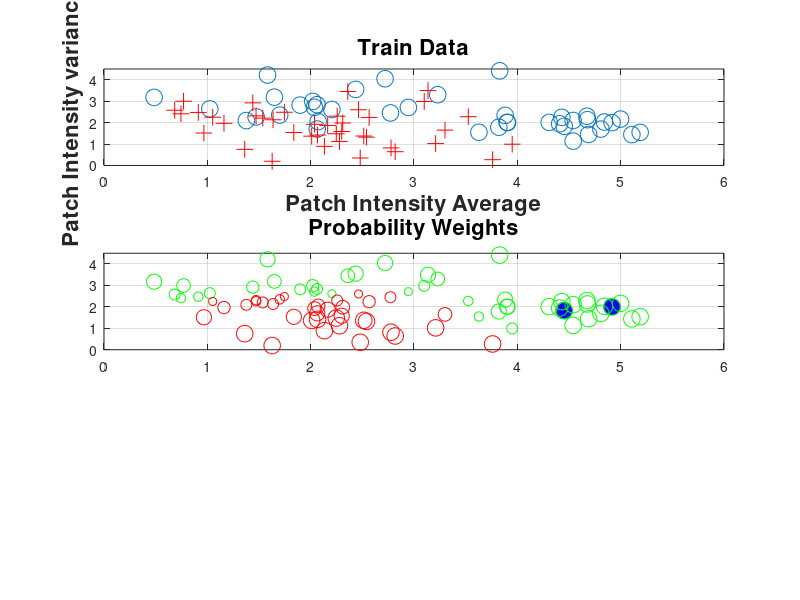

The MATLAB source for this figure: (Note: this script raises an error after producing the figure.)
clear;

%%
%rng('default');

nbTrainSamples = 40;
nbRounds       = 50;

mu1a = [2 3];   Sigma1a = [.7 .2; .2 .5];
mu1b = [4.5 2]; Sigma1b = [.2 0; 0 .2];
r1a  = mvnrnd(mu1a, Sigma1a, nbTrainSamples/2);
r1b  = mvnrnd(mu1b, Sigma1b, nbTrainSamples/2);
r1   = [r1a;r1b];
mu2  = [2 1.5]; Sigma2 = [.6 .1; .1 .7];
r2   = mvnrnd(mu2, Sigma2, nbTrainSamples);

trainData  = [r1;r2];

pP         = 0.5*(mvnpdf(trainData,mu1a,Sigma1a) + mvnpdf(trainData,mu1b,Sigma1b));
pN         = mvnpdf(trainData,mu2,Sigma2);
ProbWeight = pP ./ (pP + pN);

rnP        = randperm(nbTrainSamples);
PIndex     = rnP(1:nbTrainSamples-38);
trainLabel = [zeros(nbTrainSamples,1) ; zeros(nbTrainSamples,1) ];
trainLabel(PIndex) = 1;

% Compute labels if we were to assume Prob value.
Uindex         = find(trainLabel==0);
trainLabel2    = trainLabel;
trainLabel2(Uindex) = 2*(ProbWeight(Uindex) > 0.5)-1; % set labels for U set.

%%

figure(1);
subplot(3,1,1);
plot(r1(:,1),r1(:,2),'o','MarkerSize',12);
hold on;
plot(r2(:,1),r2(:,2),'r+','MarkerSize',12);
axis([0,6,0,4.5]);
xlabel('Patch Intensity Average','FontSize',16,'FontWeight','bold');
ylabel('Patch Intensity variance','FontSize',16,'FontWeight','bold');
title('Train Data','FontSize',16,'FontWeight','bold');
grid on;
hold off;
set(gcf,'color','w');

subplot(3,1,2);
plot(r1(PIndex,1),r1(PIndex,2),'o','MarkerSize',12,'MarkerFaceColor','b');
grid on;
axis([0,6,0,4.5]);
hold on;
for vv=1:nbTrainSamples*2   
    if ProbWeight(vv) >0.5
        plot(trainData(vv,1),trainData(vv,2),'go','MarkerSize',round(12*ProbWeight(vv)));
    else
        plot(trainData(vv,1),trainData(vv,2),'ro','MarkerSize',round(12*(1-ProbWeight(vv))));
    end
end
title('Probability Weights', 'FontSize',16,'FontWeight','bold');
hold off;

%%
[classif,sInfo]= learnPuboost(trainData,trainLabel,ProbWeight,nbRounds);

%%
[classif_Trad,sInfo_Trad]= learnPuboost(trainData,trainLabel2,ProbWeight,nbRounds);

%%

if 1
plotClassifierBoundary(45,60,classif)
end

%%

if 1
nbTestSamples = 500;

figure(3);
mu1 = [2 3]; Sigma1 = [.7 .2; .2 .5];
r1a = mvnrnd(mu1, Sigma1, nbTestSamples/2);
mu1 = [4.5 2]; Sigma1 = [.2 0; 0 .2];
r1b = mvnrnd(mu1, Sigma1, nbTestSamples/2);
r1  = [r1a;r1b];
plot(r1(:,1),r1(:,2),'o','MarkerSize',12);
hold on;
mu2 = [2.5 1.5]; Sigma2 = [.6 .1; .1 .7];
r2 = mvnrnd(mu2, Sigma2, nbTestSamples);
plot(r2(:,1),r2(:,2),'r+','MarkerSize',12);
xlabel('Patch Intensity Average','FontSize',16,'FontWeight','bold');
ylabel('Patch Intensity variance','FontSize',16,'FontWeight','bold');
title('Test Data','FontSize',16,'FontWeight','bold');
grid on;
hold off;

testData  = [r1;r2];
testLabel = [ones(nbTestSamples,1) ; -1*ones(nbTestSamples,1) ];
set(gcf,'color','w');
%export_fig('figs/testData.pdf',gcf);

%%
figure(3);
nbRoundsTest = [nbRounds];
scores1      = zeros(size(testData,1),length(nbRoundsTest));
scores2      = zeros(size(testData,1),length(nbRoundsTest));

for nbR = 1:length(nbRoundsTest)
    
    nbRS = nbRoundsTest(nbR);
    for m=1:nbRS
        scores1(:,nbR)  = scores1(:,nbR) + classif{m}.alpha.*evalWL(classif{m}.wl,testData);
        scores2(:,nbR)  = scores2(:,nbR) + classif{m}.alpha.*evalWL(classif_Trad{m}.wl,testData);
    end
    
    [X1{nbR},Y1{nbR},T1,AUC1{nbR}] = perfcurve(testLabel, scores1(:,nbR),1);
    [X2{nbR},Y2{nbR},T2,AUC2{nbR}] = perfcurve(testLabel, scores2(:,nbR),1);
    stc{nbR} = num2str(nbRS);
    
end


thetaIX      = round([.25 .5 .75].*length(T1));
thetas       = T1(thetaIX);
%plot(X{1},Y{1},X{2},Y{2},X{3},Y{3},X{4},Y{4},'LineWidth',2);
plot(X1{1},Y1{1},'LineWidth',2);hold on;
%plot(X1{1}(thetaIX),Y1{1}(thetaIX),'ko','MarkerSize',15);
plot(X2{1},Y2{1},'r','LineWidth',2);
%plot(X2{1}(thetaIX),Y2{1}(thetaIX),'ro','MarkerSize',15);
legend(stc);
grid on;
hold off;
legend(sprintf('P-U Expected Exponential Loss = %f',AUC1{nbR}),...
       sprintf('Exponential Loss = %f',AUC2{nbR}),'Location','Southeast');
xlabel('False Positive Rate','FontSize',16,'FontWeight','bold');
ylabel('True Positive Rate','FontSize',16,'FontWeight','bold');
title(sprintf('ROC Curve - AUC = %f',AUC1{nbR}),'FontSize',16,'FontWeight','bold');
set(gcf,'color','w');
%export_fig('figs/ROC.pdf',gcf);

%%

if 0
figure(50);
hist([scores(1:nbTestSamples,nbR),scores(nbTestSamples+1:end,nbR)]);
hleg = legend('Positive','Negative');
set(hleg,'FontSize',14,'FontWeight','bold');
title('Distribution of Test scores','FontSize',16,'FontWeight','bold');
xlabel('Classifier Response, f(x)','FontSize',16,'FontWeight','bold');
grid on;
set(gcf,'color','w');
%export_fig('figs/responseHist.pdf',gcf);
end

%%

if 0
for tt=1:length(thetas)
    CL  = (2*( scores(:,nbR) > thetas(tt) ) - 1);
    mis = abs(CL-testLabel) > 0;
    misP = mis(1:nbTestSamples);
    misN = mis(nbTestSamples+1:end);
    figure((50+tt));
    plot(r1(:,1),r1(:,2),'o','MarkerSize',12);hold on;
    plot(r2(:,1),r2(:,2),'rs','MarkerSize',12);
    plot(r1(misP,1),r1(misP,2),'o','MarkerFaceColor','b','MarkerSize',12);
    plot(r2(misN,1),r2(misN,2),'rs','MarkerFaceColor','r','MarkerSize',12);
    xlabel('Patch Intensity Average','FontSize',16,'FontWeight','bold');
    ylabel('Patch Intensity variance','FontSize',16,'FontWeight','bold');
    title(sprintf('Classification Results Theta = %f',thetas(tt)),'FontSize',16,'FontWeight','bold');
    grid on;
    set(gcf,'color','w');
    %export_fig(sprintf('figs/testError_%03d.pdf',tt),gcf);
end
end


end